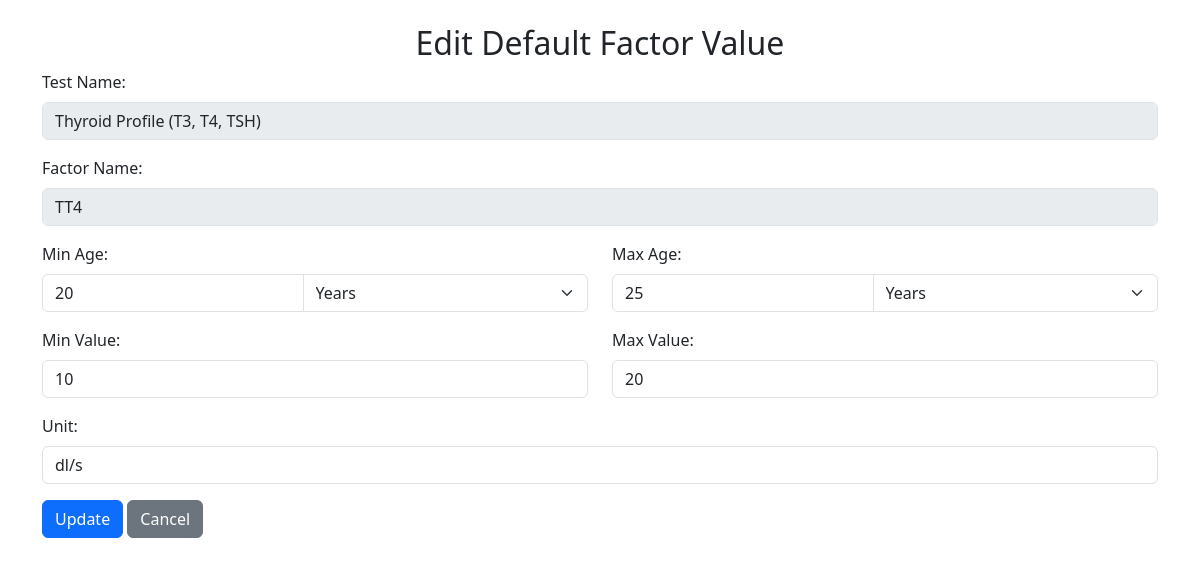
The app's page /edit-default-value/9/ with its own data.
### patients/models.py (models this page shows, shortened)
class DefaultFactorValues(models.Model):
    AGE_UNIT_CHOICES = [
        ('years', 'Years'),
        ('months', 'Months'),
        ('days', 'Days'),
    ]
    test_name = models.ForeignKey(DiagnosticTest, on_delete=models.CASCADE, related_name="default_factors", default=1)  # New field
    factor_name = models.ForeignKey(FactorsInDiagnosticTest, on_delete=models.CASCADE)
    min_age = models.PositiveIntegerField()
    min_age_unit = models.CharField(max_length=10, choices=AGE_UNIT_CHOICES, default='years')
    max_age = models.PositiveIntegerField()
    max_age_unit = models.CharField(max_length=10, choices=AGE_UNIT_CHOICES, default='years')
    min_value = models.PositiveIntegerField(null=True, blank=True)
    max_value = models.PositiveIntegerField(null=True, blank=True)
    unit = models.CharField(max_length=50)

class DiagnosticTest(models.Model):
    name = models.CharField(max_length=255, unique=True)
    price = models.DecimalField(max_digits=10, decimal_places=2)

class FactorsInDiagnosticTest(models.Model):
    test_name  = models.ForeignKey(DiagnosticTest, on_delete=models.CASCADE)
    factors = models.CharField(max_length=50, unique=True)

### patients/views.py (the view, shortened to what this page needs)
# urls.py: path('edit-default-value/<int:value_id>/', views.edit_default_value, name='edit_default_value'),
def edit_default_value(request, value_id):
    default_value = get_object_or_404(DefaultFactorValues, id=value_id)
    return render(request, "./factor/edit_default_value.html", {"default_value": default_value})

### templates/factor/edit_default_value.html (shortened to what this page needs)
<!DOCTYPE html>
<html lang="en">
{% load static %}
<head>
    <link rel="stylesheet" href="https://cdn.jsdelivr.net/npm/bootstrap@5.3.0/dist/css/bootstrap.min.css">
</head>
<body>
<div class="container mt-4">
    <h2 class="text-center">Edit Default Factor Value</h2>
    <form method="POST">
        <div class="mb-3">
            <label class="form-label">Test Name:</label>
            <input type="text" class="form-control" value="{{ default_value.test_name.name }}" disabled>
        </div>
        <div class="mb-3">
            <label class="form-label">Factor Name:</label>
            <input type="text" class="form-control" value="{{ default_value.factor_name.factors }}" disabled>
        </div>
        <div class="row">
            <div class="col-md-6">
                <label class="form-label">Min Age:</label>
                <div class="input-group">
                    <input type="number" class="form-control" name="min_age" value="{{ default_value.min_age }}" required>
                    <select name="min_age_unit" class="form-select">
                        <option value="years" {% if default_value.min_age_unit == 'years' %}selected{% endif %}>Years</option>
                    </select>
                </div>
            </div>
            <div class="col-md-6">
                <label class="form-label">Max Age:</label>
                <div class="input-group">
                    <input type="number" class="form-control" name="max_age" value="{{ default_value.max_age }}" required>
                    <select name="max_age_unit" class="form-select">
                        <option value="years" {% if default_value.max_age_unit == 'years' %}selected{% endif %}>Years</option>
                    </select>
                </div>
            </div>
        </div>
        <div class="row mt-3">
            <div class="col-md-6">
                <label class="form-label">Min Value:</label>
                <input type="number" class="form-control" name="min_value" value="{{ default_value.min_value }}" required>
            </div>
            <div class="col-md-6">
                <label class="form-label">Max Value:</label>
                <input type="number" class="form-control" name="max_value" value="{{ default_value.max_value }}" required>
            </div>
        </div>
        <div class="mb-3 mt-3">
            <label class="form-label">Unit:</label>
            <input type="text" class="form-control" name="unit" value="{{ default_value.unit }}" required>
        </div>
        <button type="submit" class="btn btn-primary">Update</button>
        <a href="{% url 'dashboard' %}" class="btn btn-secondary">Cancel</a>
    </form>
</div>
</body>
</html>

### records on screen
DefaultFactorValues: test_name.name "Thyroid Profile (T3, T4, TSH)", factor_name.factors "TT4", min_age "20", min_age_unit "Years", max_age "25", max_age_unit "Years", min_value "10", max_value "20", unit "dl/s"
